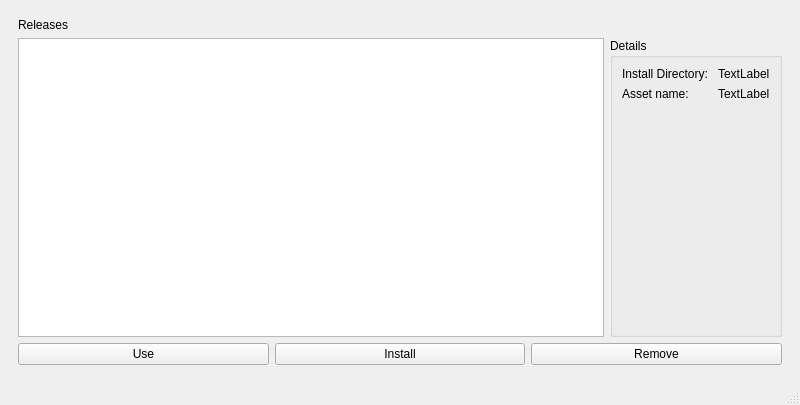
<?xml version="1.0" encoding="UTF-8"?>
<ui version="4.0">
 <class>MainWindow</class>
 <widget class="QMainWindow" name="MainWindow">
  <property name="geometry">
   <rect>
    <x>0</x>
    <y>0</y>
    <width>800</width>
    <height>405</height>
   </rect>
  </property>
  <property name="windowTitle">
   <string>MainWindow</string>
  </property>
  <widget class="QWidget" name="centralwidget">
   <layout class="QVBoxLayout" name="verticalLayout_2">
    <item>
     <widget class="QStackedWidget" name="stackedWidget">
      <property name="currentIndex">
       <number>0</number>
      </property>
      <widget class="QWidget" name="projectupdate">
       <layout class="QVBoxLayout" name="verticalLayout">
        <item>
         <layout class="QHBoxLayout" name="horizontalLayout">
          <item>
           <widget class="QLabel" name="title">
            <property name="text">
             <string>Releases</string>
            </property>
           </widget>
          </item>
         </layout>
        </item>
        <item>
         <layout class="QHBoxLayout" name="body_layout">
          <item>
           <widget class="QListView" name="listView"/>
          </item>
          <item>
           <widget class="QGroupBox" name="groupBox">
            <property name="title">
             <string>Details</string>
            </property>
            <layout class="QFormLayout" name="formLayout">
             <item row="0" column="0">
              <widget class="QLabel" name="InstallDirectoryLabel">
               <property name="text">
                <string>Install Directory: </string>
               </property>
              </widget>
             </item>
             <item row="0" column="1">
              <widget class="QLabel" name="InstallDirectoryDisplay">
               <property name="text">
                <string>TextLabel</string>
               </property>
              </widget>
             </item>
             <item row="1" column="0">
              <widget class="QLabel" name="AssetNameLabel">
               <property name="text">
                <string>Asset name:</string>
               </property>
              </widget>
             </item>
             <item row="1" column="1">
              <widget class="QLabel" name="AssetNameDisplay">
               <property name="text">
                <string>TextLabel</string>
               </property>
              </widget>
             </item>
            </layout>
           </widget>
          </item>
         </layout>
        </item>
        <item>
         <layout class="QHBoxLayout" name="footer_layout">
          <item>
           <widget class="QPushButton" name="use">
            <property name="text">
             <string>Use</string>
            </property>
           </widget>
          </item>
          <item>
           <widget class="QPushButton" name="install">
            <property name="text">
             <string>Install</string>
            </property>
           </widget>
          </item>
          <item>
           <widget class="QPushButton" name="remove">
            <property name="text">
             <string>Remove</string>
            </property>
           </widget>
          </item>
         </layout>
        </item>
       </layout>
      </widget>
      <widget class="QWidget" name="Page2">
       <layout class="QVBoxLayout" name="verticalLayout_3"/>
      </widget>
     </widget>
    </item>
   </layout>
  </widget>
  <widget class="QMenuBar" name="menubar">
   <property name="geometry">
    <rect>
     <x>0</x>
     <y>0</y>
     <width>800</width>
     <height>24</height>
    </rect>
   </property>
  </widget>
  <widget class="QStatusBar" name="statusbar"/>
 </widget>
 <resources/>
 <connections/>
</ui>
